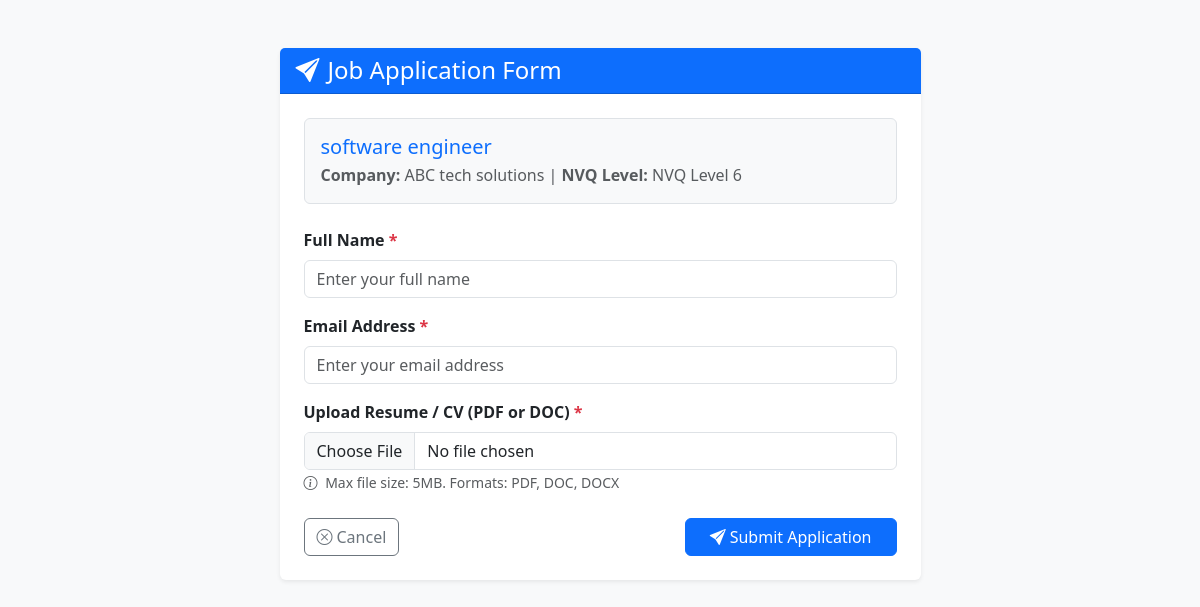
/apply_job.php?job_id=11 (signed in), run on the app's committed database.
### tables this page shows
CREATE TABLE `jobs` (
  `job_id` int(11) NOT NULL,
  `job_title` varchar(255) NOT NULL,
  `company_name` varchar(255) DEFAULT NULL,
  `category` varchar(100) DEFAULT NULL,
  `nvq_level` varchar(50) DEFAULT NULL,
  `description` text DEFAULT NULL,
  `qualifications` text DEFAULT NULL,
  `closing_date` date DEFAULT NULL,
  `created_at` timestamp NOT NULL DEFAULT current_timestamp(),
  `company_id` int(11) DEFAULT NULL
);

### apply_job.php (the view, shortened to what this page needs)
<?php
include 'config/db.php';
$job_id = intval($_GET['job_id']);
$message = '';
try {
    $stmt = $conn->prepare("SELECT * FROM jobs WHERE job_id = :job_id");
    $stmt->execute([':job_id' => $job_id]);
    $job = $stmt->fetch(PDO::FETCH_ASSOC);
} catch (PDOException $e) {
    $error = "Error fetching job details: " . $e->getMessage();
}
?>
<!DOCTYPE html>
<html lang="en">
<head>
    <link href="https://cdn.jsdelivr.net/npm/bootstrap@5.3.0/dist/css/bootstrap.min.css" rel="stylesheet">
    <link rel="stylesheet" href="https://cdn.jsdelivr.net/npm/bootstrap-icons@1.11.1/font/bootstrap-icons.css">
</head>
<body class="bg-light">
<div class="container my-5">
    <div class="row justify-content-center">
        <div class="col-md-7">
            <div class="card shadow-sm border-0">
                <div class="card-header bg-primary text-white">
                    <h4 class="mb-0"><i class="bi bi-send-fill me-2"></i>Job Application Form</h4>
                </div>
                <div class="card-body p-4">
                    <div class="bg-light p-3 rounded mb-4 border">
                        <h5 class="text-primary mb-1"><?php echo htmlspecialchars($job['job_title']); ?></h5>
                        <p class="text-muted mb-0">
                            <strong>Company:</strong> <?php echo htmlspecialchars($job['company_name']); ?>
                            | <strong>NVQ Level:</strong> <?php echo htmlspecialchars($job['nvq_level']); ?>
                        </p>
                    </div>
                    <?php if (!empty($message)): ?>
                        <div class="alert alert-success">
                            <i class="bi bi-check-circle-fill me-2"></i>
                            <?php echo htmlspecialchars($message); ?>
                        </div>
                        <a href="view_jobs.php" class="btn btn-outline-primary">
                            <i class="bi bi-arrow-left me-1"></i>Back to Vacancies
                        </a>
                    <?php else: ?>
                        <form action="apply_job.php?job_id=<?php echo $job_id; ?>" method="POST" enctype="multipart/form-data">
                            <div class="mb-3">
                                <label class="form-label fw-bold">Full Name <span class="text-danger">*</span></label>
                                <input type="text" name="applicant_name" class="form-control" required placeholder="Enter your full name">
                            </div>
                            <div class="mb-3">
                                <label class="form-label fw-bold">Email Address <span class="text-danger">*</span></label>
                                <input type="email" name="applicant_email" class="form-control" required placeholder="Enter your email address">
                            </div>
                            <div class="mb-3">
                                <label class="form-label fw-bold">
                                    Upload Resume / CV (PDF or DOC) <span class="text-danger">*</span>
                                </label>
                                <input type="file" name="resume" class="form-control" accept=".pdf,.doc,.docx" required>
                                <small class="text-muted">
                                    <i class="bi bi-info-circle me-1"></i>
                                    Max file size: 5MB. Formats: PDF, DOC, DOCX
                                </small>
                            </div>
                            <div class="d-flex justify-content-between align-items-center mt-4">
                                <a href="view_jobs.php" class="btn btn-outline-secondary">
                                    <i class="bi bi-x-circle me-1"></i>Cancel
                                </a>
                                <button type="submit" class="btn btn-primary px-4">
                                    <i class="bi bi-send-fill me-1"></i>Submit Application
                                </button>
                            </div>
                        </form>
                    <?php endif; ?>
                </div>
            </div>
        </div>
    </div>
</div>
</body>
</html>

### data on the page
jobs: job_title "software engineer", company_name "ABC tech solutions", nvq_level "NVQ Level 6"
